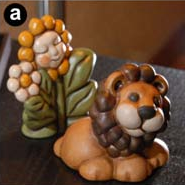
#> input picture test.png, 185 x 185 px
$ python main.py
#> lines starting #> are read from the running program, lines starting #| are printed output that depends on the picture; after the words box and inside, x2 and y2 are one past the last pixel; in counts of white or black regions, pixels touching at a corner belong together
import math
import numpy as np
import cv2
import copy
from tkinter import Tk
from tkinter.filedialog import askopenfilename
import matplotlib.pyplot as plt
from mpl_toolkits.mplot3d import Axes3D
from random import random

EPS = 1e-5

# [85 lines left out: functions contourVoting, findZenithAngle, not called in this run]


Tk().withdraw() # we don't want a full GUI, so keep the root window from appearing
filename = askopenfilename() # show an "Open" dialog box and return the path to the selected file
#> the answer given: test.png

realImg = cv2.imread(filename) 	#gato
#> realImg is the input picture: shape (185, 185, 3); mean B, G, R 49.2, 73.3, 103.7
h, w = realImg.shape[:2]
#> h = 185; w = 185

gray = cv2.cvtColor(realImg, cv2.COLOR_BGR2GRAY)
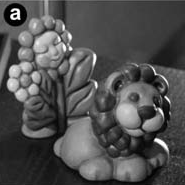
#> gray: shape (185, 185); min 0, max 255, mean 79.6
a, newImg = cv2.threshold(gray,0,255,cv2.THRESH_BINARY)
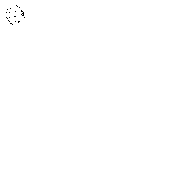
#> newImg: shape (185, 185); 99.9% white; black in thin lines or dots, all inside (x1, y1, x2, y2) = (6, 5, 25, 25)

# [167 lines left out: function mouse_callback, not called in this run]


size = (realImg.shape[1], realImg.shape[0])
#> size = (185, 185)
cv2.namedWindow('image', cv2.WINDOW_NORMAL)
cv2.resizeWindow('image', size[0], size[1])
cv2.setMouseCallback('image', mouse_callback)
cv2.imshow('image', realImg)
while 1:
    k = cv2.waitKey(0)
#> (key Esc is pressed here)

    if k == 27:
        cv2.destroyAllWindows()
        break

$ run again, on apple2.png
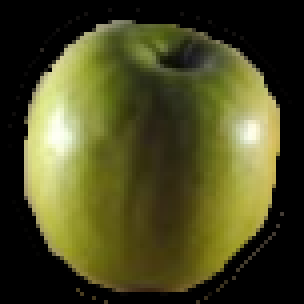
#> input picture apple2.png, 76 x 76 px (shown 4 times larger)
#> realImg is the input picture: shape (76, 76, 3); mean B, G, R 34.1, 72.9, 73.3
#> `gray = cv2.cvtColor(realImg, cv2.COLOR_BGR2GRAY)`:
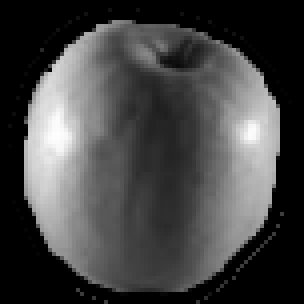
#> gray: shape (76, 76) (shown 4 times larger); min 0, max 254, mean 68.6
#> `a, newImg = cv2.threshold(gray,0,255,cv2.THRESH_BINARY)`:
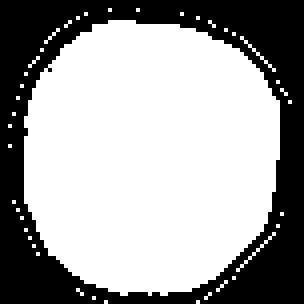
#> newImg: shape (76, 76) (shown 4 times larger); 63.4% white; 1 black region, box (x1, y1, x2, y2) and area: (0, 0, 76, 76) 2116
